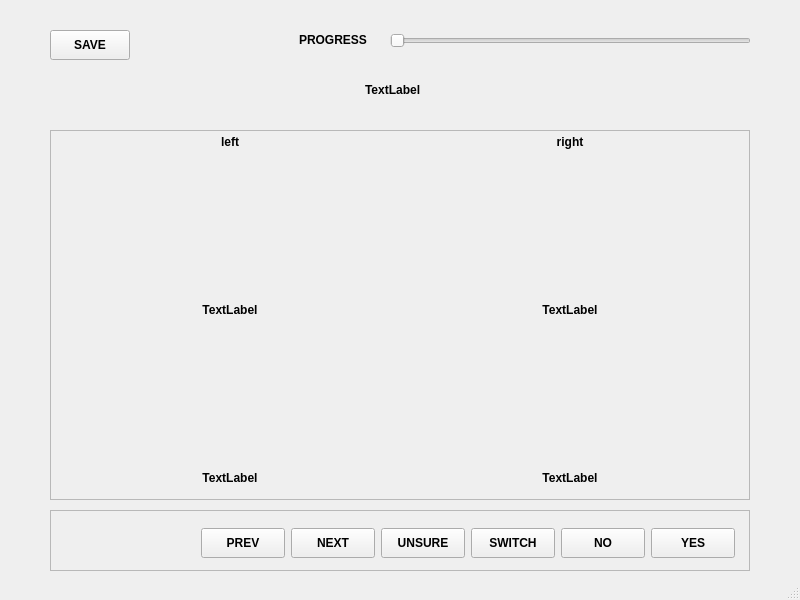
<?xml version="1.0" encoding="UTF-8"?>
<ui version="4.0">
 <class>MainWindow</class>
 <widget class="QMainWindow" name="MainWindow">
  <property name="geometry">
   <rect>
    <x>0</x>
    <y>0</y>
    <width>800</width>
    <height>600</height>
   </rect>
  </property>
  <property name="windowTitle">
   <string>Anno Pro</string>
  </property>
  <property name="styleSheet">
   <string notr="true">color: black;
font-weight: bold;</string>
  </property>
  <widget class="QWidget" name="centralWidget">
   <widget class="QFrame" name="frame">
    <property name="geometry">
     <rect>
      <x>50</x>
      <y>130</y>
      <width>700</width>
      <height>370</height>
     </rect>
    </property>
    <property name="frameShape">
     <enum>QFrame::StyledPanel</enum>
    </property>
    <property name="frameShadow">
     <enum>QFrame::Raised</enum>
    </property>
    <widget class="QLabel" name="label_image_view_1">
     <property name="geometry">
      <rect>
       <x>30</x>
       <y>30</y>
       <width>300</width>
       <height>300</height>
      </rect>
     </property>
     <property name="text">
      <string>TextLabel</string>
     </property>
     <property name="alignment">
      <set>Qt::AlignCenter</set>
     </property>
    </widget>
    <widget class="QLabel" name="label_image_view_2">
     <property name="geometry">
      <rect>
       <x>370</x>
       <y>30</y>
       <width>300</width>
       <height>300</height>
      </rect>
     </property>
     <property name="text">
      <string>TextLabel</string>
     </property>
     <property name="alignment">
      <set>Qt::AlignCenter</set>
     </property>
    </widget>
    <widget class="QLabel" name="label_image_label_1">
     <property name="geometry">
      <rect>
       <x>30</x>
       <y>4</y>
       <width>300</width>
       <height>16</height>
      </rect>
     </property>
     <property name="text">
      <string>left</string>
     </property>
     <property name="alignment">
      <set>Qt::AlignCenter</set>
     </property>
    </widget>
    <widget class="QLabel" name="label_image_label_2">
     <property name="geometry">
      <rect>
       <x>370</x>
       <y>4</y>
       <width>300</width>
       <height>16</height>
      </rect>
     </property>
     <property name="text">
      <string>right</string>
     </property>
     <property name="alignment">
      <set>Qt::AlignCenter</set>
     </property>
    </widget>
    <widget class="QLabel" name="label_image_name_1">
     <property name="geometry">
      <rect>
       <x>30</x>
       <y>340</y>
       <width>300</width>
       <height>16</height>
      </rect>
     </property>
     <property name="text">
      <string>TextLabel</string>
     </property>
     <property name="alignment">
      <set>Qt::AlignCenter</set>
     </property>
    </widget>
    <widget class="QLabel" name="label_image_name_2">
     <property name="geometry">
      <rect>
       <x>370</x>
       <y>340</y>
       <width>300</width>
       <height>16</height>
      </rect>
     </property>
     <property name="text">
      <string>TextLabel</string>
     </property>
     <property name="alignment">
      <set>Qt::AlignCenter</set>
     </property>
    </widget>
   </widget>
   <widget class="QPushButton" name="pushButton_save">
    <property name="geometry">
     <rect>
      <x>50</x>
      <y>30</y>
      <width>80</width>
      <height>30</height>
     </rect>
    </property>
    <property name="styleSheet">
     <string notr="true"/>
    </property>
    <property name="text">
     <string>SAVE</string>
    </property>
   </widget>
   <widget class="QSlider" name="horizontalSlider_progress">
    <property name="geometry">
     <rect>
      <x>390</x>
      <y>30</y>
      <width>361</width>
      <height>21</height>
     </rect>
    </property>
    <property name="orientation">
     <enum>Qt::Horizontal</enum>
    </property>
   </widget>
   <widget class="QLabel" name="label_image_compare_status">
    <property name="geometry">
     <rect>
      <x>365</x>
      <y>55</y>
      <width>70</width>
      <height>70</height>
     </rect>
    </property>
    <property name="text">
     <string>TextLabel</string>
    </property>
   </widget>
   <widget class="QLabel" name="label_progress_label">
    <property name="geometry">
     <rect>
      <x>299</x>
      <y>30</y>
      <width>81</width>
      <height>20</height>
     </rect>
    </property>
    <property name="text">
     <string>PROGRESS</string>
    </property>
   </widget>
   <widget class="QFrame" name="frame_2">
    <property name="geometry">
     <rect>
      <x>50</x>
      <y>510</y>
      <width>700</width>
      <height>61</height>
     </rect>
    </property>
    <property name="frameShape">
     <enum>QFrame::StyledPanel</enum>
    </property>
    <property name="frameShadow">
     <enum>QFrame::Raised</enum>
    </property>
    <widget class="QPushButton" name="pushButton_prev">
     <property name="enabled">
      <bool>true</bool>
     </property>
     <property name="geometry">
      <rect>
       <x>151</x>
       <y>18</y>
       <width>84</width>
       <height>30</height>
      </rect>
     </property>
     <property name="text">
      <string>PREV</string>
     </property>
    </widget>
    <widget class="QPushButton" name="pushButton_next">
     <property name="geometry">
      <rect>
       <x>241</x>
       <y>18</y>
       <width>84</width>
       <height>30</height>
      </rect>
     </property>
     <property name="text">
      <string>NEXT</string>
     </property>
    </widget>
    <widget class="QPushButton" name="pushButton_unsure">
     <property name="geometry">
      <rect>
       <x>331</x>
       <y>18</y>
       <width>84</width>
       <height>30</height>
      </rect>
     </property>
     <property name="text">
      <string>UNSURE</string>
     </property>
    </widget>
    <widget class="QPushButton" name="pushButton_switch">
     <property name="geometry">
      <rect>
       <x>421</x>
       <y>18</y>
       <width>84</width>
       <height>30</height>
      </rect>
     </property>
     <property name="text">
      <string>SWITCH</string>
     </property>
    </widget>
    <widget class="QPushButton" name="pushButton_no">
     <property name="geometry">
      <rect>
       <x>511</x>
       <y>18</y>
       <width>84</width>
       <height>30</height>
      </rect>
     </property>
     <property name="text">
      <string>NO</string>
     </property>
    </widget>
    <widget class="QPushButton" name="pushButton_ok">
     <property name="geometry">
      <rect>
       <x>601</x>
       <y>18</y>
       <width>84</width>
       <height>30</height>
      </rect>
     </property>
     <property name="text">
      <string>YES</string>
     </property>
    </widget>
   </widget>
  </widget>
  <widget class="QStatusBar" name="statusBar"/>
 </widget>
 <layoutdefault spacing="6" margin="11"/>
 <resources/>
 <connections/>
</ui>
